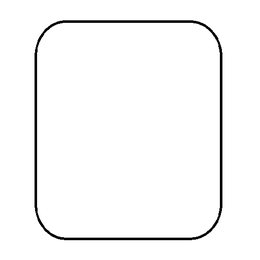
%> input picture Lab2/images/test_images/geometric.png, 260 x 260 px, shrunk from 512 x 512 before the run
$ octave --eval "Q5_interpolation_techniques('Lab2/images/resized_high_resolution_200x300.jpg');"   (GNU Octave 9; MATLAB toolbox functions it lacks are replaced by stand-ins)
%> lines starting %> are read from the running program, lines starting %| are printed output that depends on the picture
% Q5: Different Interpolation Techniques for Image Resizing
% This function implements and compares different interpolation methods

function Q5_interpolation_techniques(image_path, scale_factor)
    if nargin < 2
        image_path = 'images/test_images/geometric.png';
        scale_factor = 2.0;  % 2x enlargement
    end

    fprintf('=== Q5: Interpolation Techniques Comparison ===\n\n');

    try
        % Load original image
        original_img = imread(image_path);
%> original_img is the input picture: size 260x260x3 uint8; min 0, max 255, mean 247.9
        [orig_height, orig_width, channels] = size(original_img);
%> orig_height = 260; orig_width = 260; channels = 3

        fprintf('Original image: %s\n', image_path);
        fprintf('Original dimensions: %dx%d\n', orig_width, orig_height);
%| Original dimensions: 260x260
        fprintf('Scale factor: %.2f\n', scale_factor);

        % Calculate new dimensions
        new_width = round(orig_width * scale_factor);
%> new_width = 520
        new_height = round(orig_height * scale_factor);
%> new_height = 520

        fprintf('Target dimensions: %dx%d\n', new_width, new_height);
%| Target dimensions: 520x520

        % Method 1: Nearest Neighbor Interpolation
        tic;
        img_nearest = nearest_neighbor_resize(original_img, new_height, new_width);
        time_nearest = toc;

        % Method 2: Bilinear Interpolation (using imresize with 'bilinear')
        tic;
        img_bilinear = imresize(original_img, [new_height, new_width], 'bilinear');
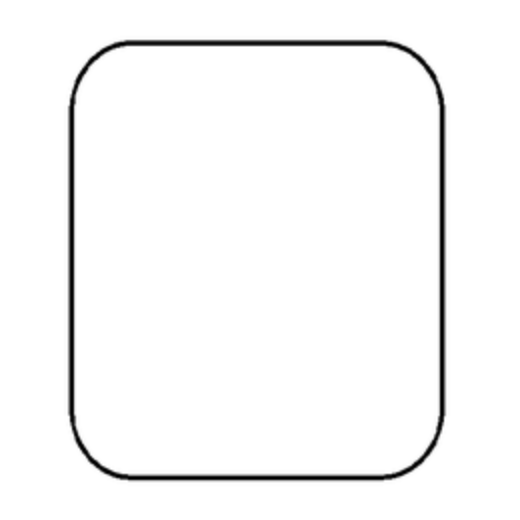
%> img_bilinear: size 520x520x3 uint8; min 0, max 255, mean 247.9; mean of the top-left, top-right, bottom-left and bottom-right quarters 247.9, 248, 247.8, 247.9
        time_bilinear = toc;

        % Method 3: Bicubic Interpolation (using imresize with 'bicubic')
        tic;
        img_bicubic = imresize(original_img, [new_height, new_width], 'bicubic');
        time_bicubic = toc;

        % Method 4: Lanczos Interpolation (if available)
        try
            tic;
            img_lanczos = imresize(original_img, [new_height, new_width], 'lanczos3');
            time_lanczos = toc;
            has_lanczos = true;
        catch
            img_lanczos = img_bicubic; % Fallback
            time_lanczos = time_bicubic;
            has_lanczos = false;
            fprintf('Note: Lanczos interpolation not available, using bicubic as fallback\n');
        end

        % Display results
        figure('Name', 'Q5: Interpolation Techniques Comparison', 'Position', [50, 50, 1400, 800]);

        % Original image
        subplot(2, 3, 1);
        imshow(original_img);
        title('Original Image');

        % Nearest neighbor
        subplot(2, 3, 2);
        imshow(img_nearest);
        title(sprintf('Nearest Neighbor\n(%.4f sec)', time_nearest));

        % Bilinear
        subplot(2, 3, 3);
        imshow(img_bilinear);
        title(sprintf('Bilinear\n(%.4f sec)', time_bilinear));

        % Bicubic
        subplot(2, 3, 4);
        imshow(img_bicubic);
        title(sprintf('Bicubic\n(%.4f sec)', time_bicubic));

        % Lanczos
        subplot(2, 3, 5);
        imshow(img_lanczos);
        if has_lanczos
            title(sprintf('Lanczos\n(%.4f sec)', time_lanczos));
        else
            title('Lanczos (N/A)');
        end

        % Quality comparison (crop a small region for detail)
        crop_size = min(100, min(new_height, new_width) / 4);
%> crop_size = 100
        start_y = round(new_height / 3);
%> start_y = 173
        start_x = round(new_width / 3);
%> start_x = 173
        end_y = min(start_y + crop_size, new_height);
%> end_y = 273
        end_x = min(start_x + crop_size, new_width);
%> end_x = 273

        % Create comparison of cropped regions
        crop_nearest = img_nearest(start_y:end_y, start_x:end_x, :);
%> crop_nearest: size 101x101x3 uint8; every value is 255
        crop_bilinear = img_bilinear(start_y:end_y, start_x:end_x, :);
        crop_bicubic = img_bicubic(start_y:end_y, start_x:end_x, :);

        subplot(2, 3, 6);
        combined_crop = [crop_nearest, crop_bilinear, crop_bicubic];
%> combined_crop: size 101x303x3 uint8; every value is 255
        imshow(combined_crop);
        title('Detail Comparison: NN | Bilinear | Bicubic');

        % Performance and quality analysis
        fprintf('\n=== Performance Analysis ===\n');
        fprintf('Method\t\t\tTime (sec)\tSpeed Rank\n');
        fprintf('----------------------------------------\n');

        times = [time_nearest, time_bilinear, time_bicubic];
        methods = {'Nearest Neighbor', 'Bilinear', 'Bicubic'};

        if has_lanczos
            times(end+1) = time_lanczos;
            methods{end+1} = 'Lanczos';
        end

        [sorted_times, idx] = sort(times);
        for i = 1:length(times)
            fprintf('%-15s\t%.6f\t\t%d\n', methods{i}, times(i), find(idx == i));
        end

        fprintf('\n=== Quality Analysis ===\n');
        fprintf('1. Nearest Neighbor:\n');
        fprintf('   - Fastest method\n');
        fprintf('   - Preserves sharp edges but creates blocky artifacts\n');
        fprintf('   - Best for: pixel art, binary images\n\n');

        fprintf('2. Bilinear Interpolation:\n');
        fprintf('   - Good speed-quality balance\n');
        fprintf('   - Smooth results but can blur sharp edges\n');
        fprintf('   - Best for: general purpose resizing\n\n');

        fprintf('3. Bicubic Interpolation:\n');
        fprintf('   - Slower but higher quality\n');
        fprintf('   - Better edge preservation than bilinear\n');
        fprintf('   - Best for: photographic images, detailed graphics\n\n');

        if has_lanczos
            fprintf('4. Lanczos Interpolation:\n');
            fprintf('   - Highest quality but slowest\n');
            fprintf('   - Excellent edge preservation\n');
            fprintf('   - Best for: professional image processing\n\n');
        end

        % Calculate image quality metrics (simple)
        if scale_factor > 1  % Only for upscaling
            fprintf('=== Image Quality Metrics (Upscaling) ===\n');

            % Convert to grayscale for analysis
            if size(original_img, 3) == 3
                orig_gray = rgb2gray(original_img);
                nearest_gray = rgb2gray(img_nearest);
                bilinear_gray = rgb2gray(img_bilinear);
                bicubic_gray = rgb2gray(img_bicubic);
            else
                orig_gray = original_img;
                nearest_gray = img_nearest;
                bilinear_gray = img_bilinear;
                bicubic_gray = img_bicubic;
            end

            % Resize original to same size for comparison
            orig_resized = imresize(orig_gray, [new_height, new_width], 'bicubic');

            % Calculate edge preservation (gradient magnitude)
            [gx_orig, gy_orig] = gradient(double(orig_resized));
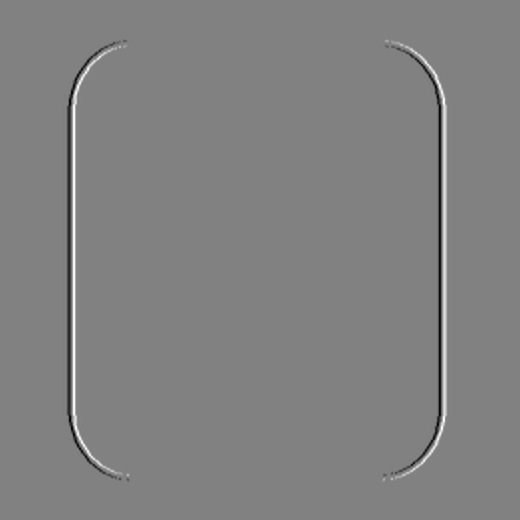
%> gx_orig: size 520x520 double; min -106.5, max 103.5, mean 0; drawn with min black and max white
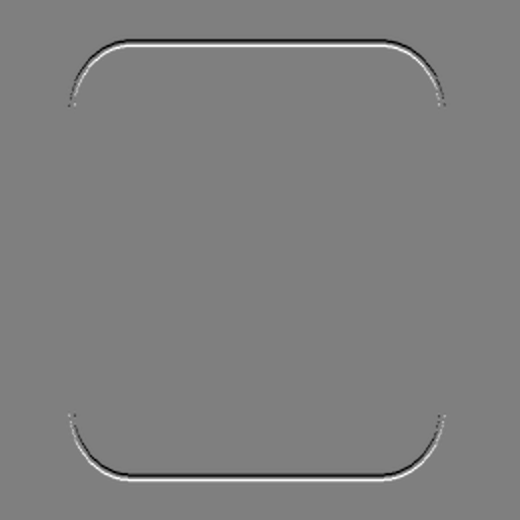
%> gy_orig: size 520x520 double; min -99.5, max 100, mean 0; drawn with min black and max white
            grad_orig = sqrt(gx_orig.^2 + gy_orig.^2);
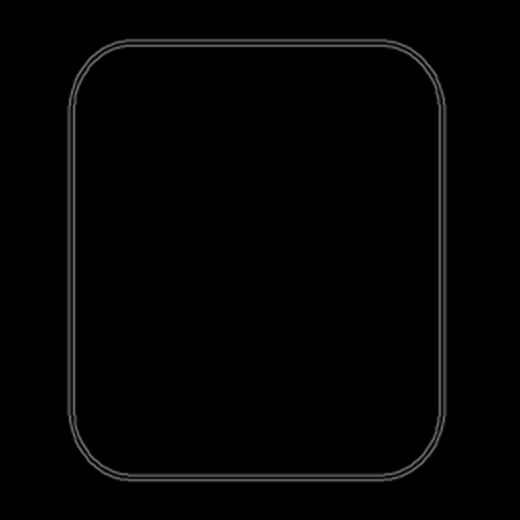
%> grad_orig: size 520x520 double; min 0, max 115.3, mean 2.9

            methods_gray = {nearest_gray, bilinear_gray, bicubic_gray};
%> methods_gray = 3 items
            method_names = {'Nearest', 'Bilinear', 'Bicubic'};

            fprintf('Method\t\tEdge Strength\tSharpness\n');
            fprintf('--------------------------------------\n');

            for i = 1:length(methods_gray)
                [gx, gy] = gradient(double(methods_gray{i}));
                grad_mag = sqrt(gx.^2 + gy.^2);
                edge_strength = mean(grad_mag(:));
                sharpness = std(double(methods_gray{i}(:)));

                fprintf('%-10s\t%.2f\t\t%.2f\n', method_names{i}, edge_strength, sharpness);
            end
%> this loop made 3 passes
%> (edge_strength, sharpness) on passes 1 to 3: (2.95, 38.54), (2.78, 36.22), (2.86, 37.21)
%| Nearest   	2.95		38.54
%| Bilinear  	2.78		36.22
%| Bicubic   	2.86		37.21
        end

        % Save results
        [~, name, ~] = fileparts(image_path);
        imwrite(img_nearest, sprintf('Lab2/images/interp_nearest_%s_%.1fx.jpg', name, scale_factor));
        imwrite(img_bilinear, sprintf('Lab2/images/interp_bilinear_%s_%.1fx.jpg', name, scale_factor));
        imwrite(img_bicubic, sprintf('Lab2/images/interp_bicubic_%s_%.1fx.jpg', name, scale_factor));

        fprintf('\nInterpolated images saved to Lab2/images/ directory\n');

    catch ME
        fprintf('ERROR: %s\n', ME.message);
    end
end

% Custom nearest neighbor interpolation implementation
function resized_img = nearest_neighbor_resize(img, new_height, new_width)
    [orig_height, orig_width, channels] = size(img);

    % Calculate scaling factors
    scale_y = orig_height / new_height;
    scale_x = orig_width / new_width;

    % Create output image
    resized_img = zeros(new_height, new_width, channels, class(img));

    % Perform nearest neighbor interpolation
    for y = 1:new_height
        for x = 1:new_width
            % Find nearest pixel in original image
            orig_y = round(y * scale_y);
            orig_x = round(x * scale_x);

            % Ensure coordinates are within bounds
            orig_y = max(1, min(orig_y, orig_height));
            orig_x = max(1, min(orig_x, orig_width));

            % Copy pixel value
            resized_img(y, x, :) = img(orig_y, orig_x, :);
        end
    end
end
